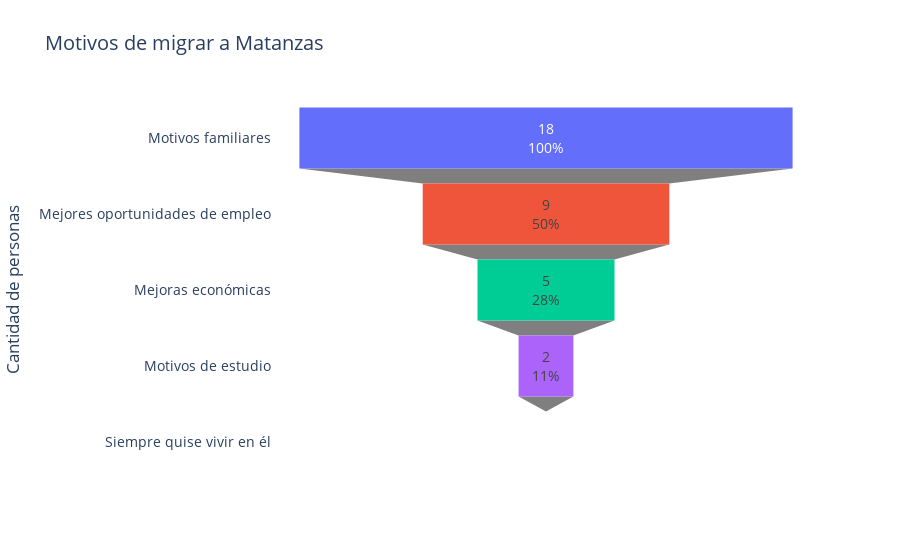

The notebook cell saved with this chart:
### Markdown cell above
De la encuesta realizada a 40 personas en un barrio del Reparto Iglesias en el municipio de Matanzas, se obtuvo que 34 de los participantes habían emigrado hacia algún municipio de la zona matancera, de los cuales 13 eran originarios de otra provincia. Al preguntarle sobre el motivo de su desplazamiento la respuesta mayoritaria con 18 votos fue en relación a motivos familiares. Cuando se dice que las personas emigran por motivos familiares, se refiere a que la decisión de migrar está influenciada por la relación o vínculo que tienen con otras personas en el lugar de destino. Estos vínculos pueden ser con familiares directos como padres, cónyuges o hijos, o con familiares extendidos como tíos, abuelos o primos. Lo que por naturaleza  significaría que a frecuentemente hay un colectivo de personas que emigraron por la misma razón y así tenemos una población que en ocasiones viene condicionada emocional y económicamente. 

Entre los participantes restantes 2 emigraron por motivos de estudio y 14 vinieron incentivados por mejores condiciones de vida. Lo que saca a relucir que hay una parte de la población que buscó la promesa de un futuro mejor en Matanzas

### Code cell
#Importando las tablas a usar
emigracion_encuesta = pd.read_csv("C:/Users/crist/Desktop/Proceso-migratorio-en-Matanzas/Proyecto Final/motivos de emigracion encuesta.csv")

#Creando una lista con los motivos
motivos = ["Mejoras económicas" , "Mejores oportunidades de empleo", "Motivos de estudio" , "Motivos familiares" , "Siempre quise vivir en él"]

emigracion_encuesta = emigracion_encuesta.values.tolist()
valores_emigracion = []

#Limpiando la lista
for emigracion in emigracion_encuesta:
    valores_emigracion.append(emigracion[2])
motivos = [x for _,x in sorted(zip(valores_emigracion,motivos), reverse=True)]
valores_emigracion = sorted(valores_emigracion, reverse=True)
#Creando la figura
fig = go.Figure(go.Funnel(
    x = valores_emigracion,
    y = motivos,
    textposition="inside",
    textinfo="value+percent initial",
    marker={"color": ["#636efa", "#EF553B", "#00cc96", "#ab63fa"]},
    connector={"line":{"color":"#7f7f7f"}}
))

#Definiendo aspectos esteticos
fig.update_layout(
    title = "Motivos de migrar a Matanzas",
    xaxis_title = "Motivos",
    yaxis_title = "Cantidad de personas",
    font=dict(size=14),
    plot_bgcolor="white",
    paper_bgcolor="white",
    bargap=0.1
)
#Mostrando la figura
fig.show()

### Figure 1 — Plotly figure (JSON) as saved in the notebook; plotly's stock layout.template omitted (floating-point values rounded to 4 significant figures)
{"data": [{"connector": {"line": {"color": "#7f7f7f"}}, "marker": {"color": ["#636efa", "#EF553B", "#00cc96", "#ab63fa"]}, "textinfo": "value+percent initial", "textposition": "inside", "type": "funnel", "x": [18, 9, 5, 2, 0], "y": ["Motivos familiares", "Mejores oportunidades de empleo", "Mejoras económicas", "Motivos de estudio", "Siempre quise vivir en él"]}], "layout": {"bargap": 0.1, "font": {"size": 14}, "paper_bgcolor": "white", "plot_bgcolor": "white", "title": {"text": "Motivos de migrar a Matanzas"}, "xaxis": {"title": {"text": "Motivos"}}, "yaxis": {"title": {"text": "Cantidad de personas"}}}}
